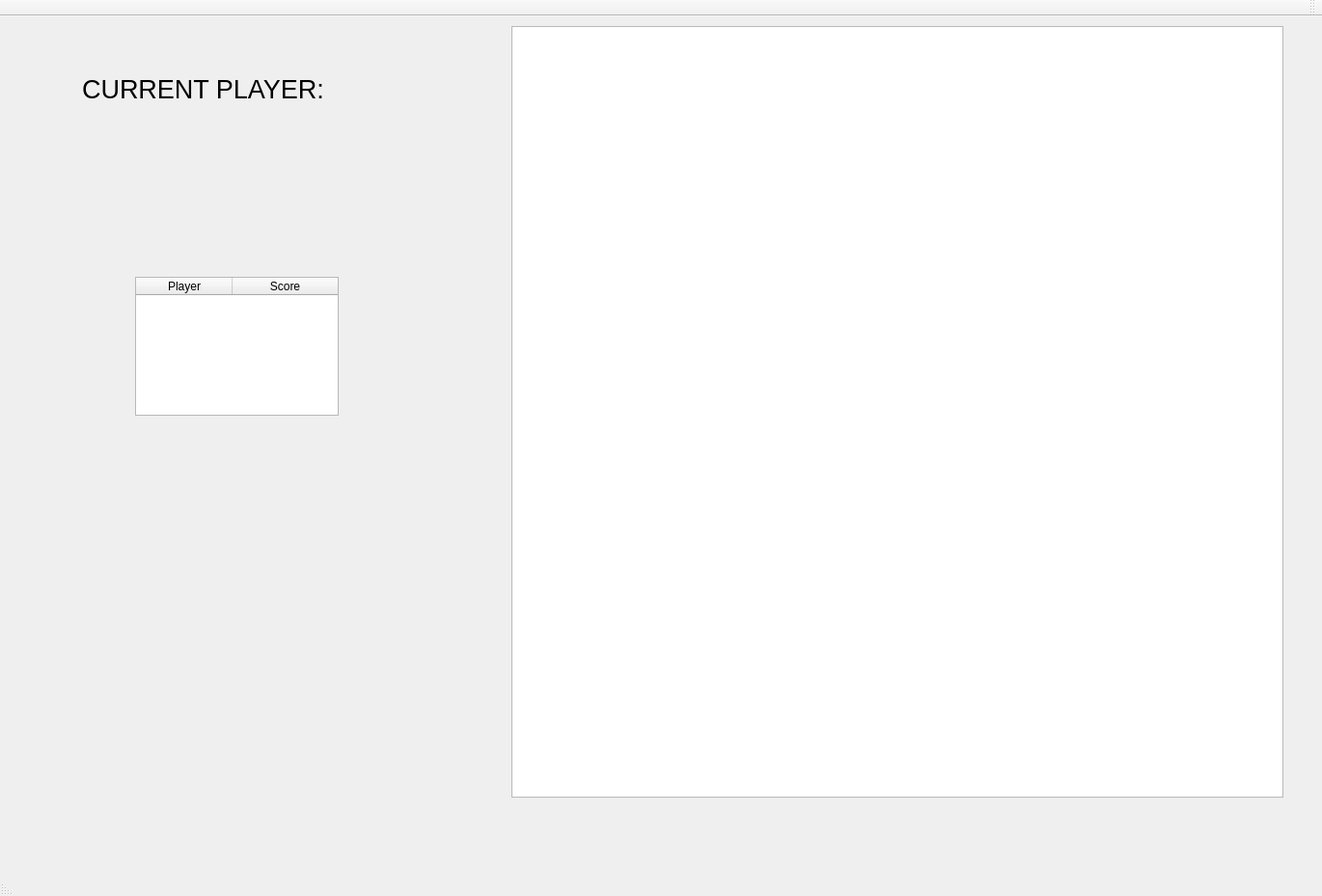
<?xml version="1.0" encoding="UTF-8"?>
<ui version="4.0">
 <class>SudokuClass</class>
 <widget class="QMainWindow" name="SudokuClass">
  <property name="geometry">
   <rect>
    <x>0</x>
    <y>0</y>
    <width>1370</width>
    <height>929</height>
   </rect>
  </property>
  <property name="windowTitle">
   <string>Sudoku</string>
  </property>
  <property name="layoutDirection">
   <enum>Qt::RightToLeft</enum>
  </property>
  <widget class="QWidget" name="centralWidget">
   <widget class="QTableWidget" name="playerTable">
    <property name="enabled">
     <bool>true</bool>
    </property>
    <property name="geometry">
     <rect>
      <x>140</x>
      <y>270</y>
      <width>211</width>
      <height>144</height>
     </rect>
    </property>
    <property name="focusPolicy">
     <enum>Qt::NoFocus</enum>
    </property>
    <property name="layoutDirection">
     <enum>Qt::LeftToRight</enum>
    </property>
    <property name="editTriggers">
     <set>QAbstractItemView::NoEditTriggers</set>
    </property>
    <property name="tabKeyNavigation">
     <bool>false</bool>
    </property>
    <property name="showDropIndicator" stdset="0">
     <bool>false</bool>
    </property>
    <property name="dragDropOverwriteMode">
     <bool>false</bool>
    </property>
    <property name="selectionMode">
     <enum>QAbstractItemView::NoSelection</enum>
    </property>
    <property name="selectionBehavior">
     <enum>QAbstractItemView::SelectItems</enum>
    </property>
    <property name="rowCount">
     <number>0</number>
    </property>
    <property name="columnCount">
     <number>2</number>
    </property>
    <attribute name="horizontalHeaderVisible">
     <bool>true</bool>
    </attribute>
    <attribute name="horizontalHeaderCascadingSectionResizes">
     <bool>false</bool>
    </attribute>
    <attribute name="horizontalHeaderShowSortIndicator" stdset="0">
     <bool>false</bool>
    </attribute>
    <attribute name="horizontalHeaderStretchLastSection">
     <bool>true</bool>
    </attribute>
    <attribute name="verticalHeaderVisible">
     <bool>false</bool>
    </attribute>
    <attribute name="verticalHeaderCascadingSectionResizes">
     <bool>false</bool>
    </attribute>
    <attribute name="verticalHeaderHighlightSections">
     <bool>false</bool>
    </attribute>
    <attribute name="verticalHeaderShowSortIndicator" stdset="0">
     <bool>false</bool>
    </attribute>
    <attribute name="verticalHeaderStretchLastSection">
     <bool>false</bool>
    </attribute>
    <column>
     <property name="text">
      <string>Player</string>
     </property>
     <property name="textAlignment">
      <set>AlignCenter</set>
     </property>
    </column>
    <column>
     <property name="text">
      <string>Score</string>
     </property>
     <property name="textAlignment">
      <set>AlignCenter</set>
     </property>
    </column>
   </widget>
   <widget class="QTableWidget" name="sudokuTable">
    <property name="geometry">
     <rect>
      <x>530</x>
      <y>10</y>
      <width>800</width>
      <height>800</height>
     </rect>
    </property>
    <property name="layoutDirection">
     <enum>Qt::LeftToRight</enum>
    </property>
    <property name="lineWidth">
     <number>0</number>
    </property>
    <property name="showGrid">
     <bool>true</bool>
    </property>
   </widget>
   <widget class="QLabel" name="label">
    <property name="geometry">
     <rect>
      <x>70</x>
      <y>50</y>
      <width>281</width>
      <height>51</height>
     </rect>
    </property>
    <property name="font">
     <font>
      <pointsize>20</pointsize>
     </font>
    </property>
    <property name="text">
     <string>CURRENT PLAYER:</string>
    </property>
    <property name="scaledContents">
     <bool>false</bool>
    </property>
    <property name="alignment">
     <set>Qt::AlignCenter</set>
    </property>
   </widget>
   <widget class="QLabel" name="currentName">
    <property name="enabled">
     <bool>true</bool>
    </property>
    <property name="geometry">
     <rect>
      <x>50</x>
      <y>140</y>
      <width>341</width>
      <height>101</height>
     </rect>
    </property>
    <property name="font">
     <font>
      <pointsize>40</pointsize>
     </font>
    </property>
    <property name="text">
     <string/>
    </property>
    <property name="scaledContents">
     <bool>false</bool>
    </property>
    <property name="alignment">
     <set>Qt::AlignCenter</set>
    </property>
   </widget>
   <zorder>sudokuTable</zorder>
   <zorder>playerTable</zorder>
   <zorder>label</zorder>
   <zorder>currentName</zorder>
  </widget>
  <widget class="QMenuBar" name="menuBar">
   <property name="geometry">
    <rect>
     <x>0</x>
     <y>0</y>
     <width>1370</width>
     <height>22</height>
    </rect>
   </property>
  </widget>
  <widget class="QToolBar" name="mainToolBar">
   <attribute name="toolBarArea">
    <enum>TopToolBarArea</enum>
   </attribute>
   <attribute name="toolBarBreak">
    <bool>false</bool>
   </attribute>
  </widget>
  <widget class="QStatusBar" name="statusBar"/>
 </widget>
 <layoutdefault spacing="6" margin="11"/>
 <resources/>
 <connections/>
</ui>
